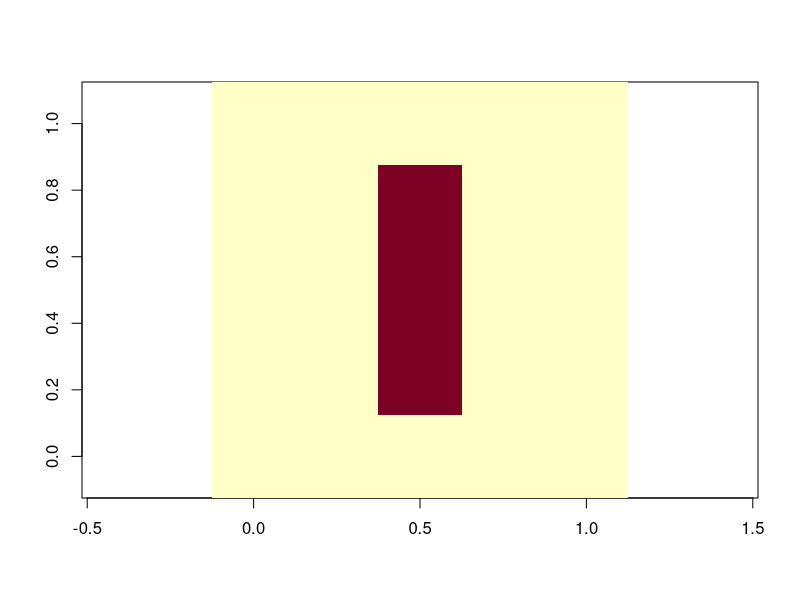

Write the R code that produced this figure. (Note: this script raises an error after producing the figure.)
#Demo Blinker
#Edit initial state
Init = matrix(0,5,5)
Init[3,4] <-Init[3,3]<-Init[3,2]<- 1

# 0 - no living cell on grid
# 1 - 1 living cell on grid
image(Init,asp = 1)
result = dynam_Life(Init)

image_animate(result)

